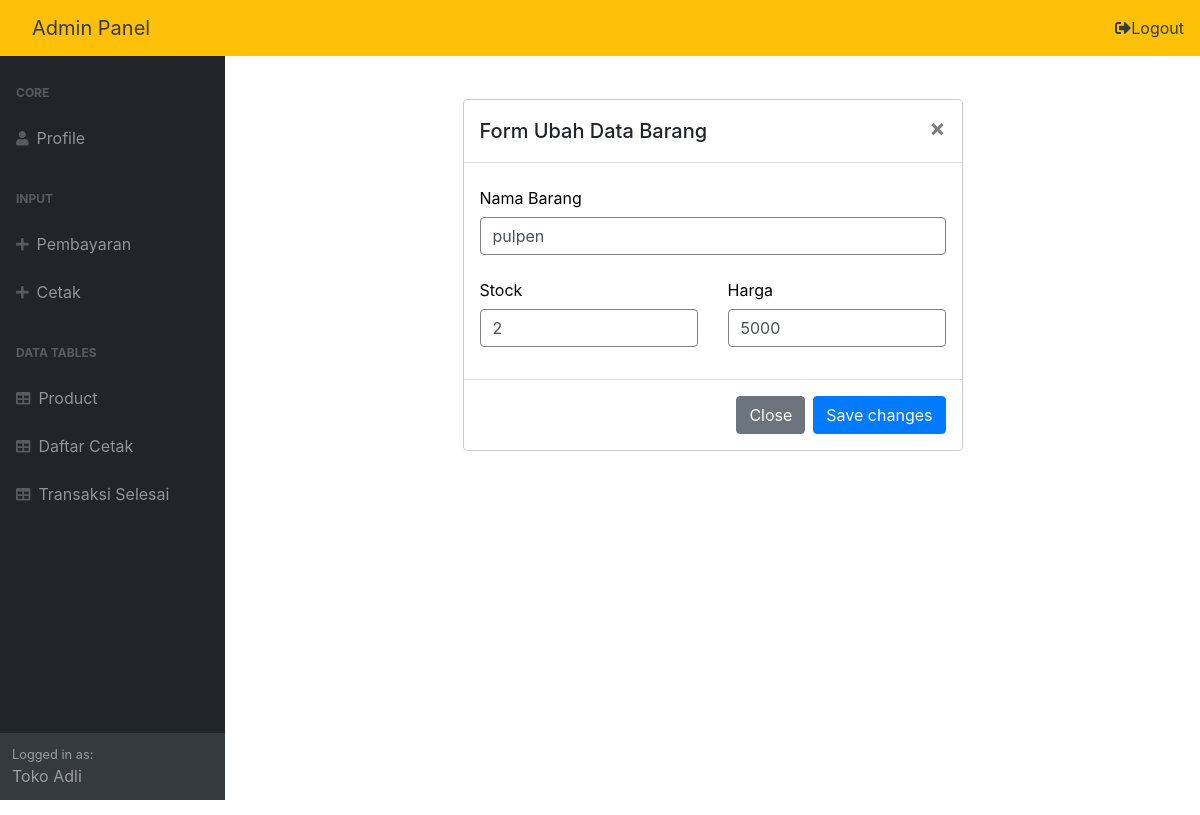
/admin/dashboard.php?id_barang=1&page=ubah (signed in), run on the app's committed database.
### tables this page shows
CREATE TABLE `barang` (
  `id_barang` int(8) NOT NULL,
  `nama_barang` varchar(50) NOT NULL,
  `stock` int(6) NOT NULL,
  `harga` int(16) NOT NULL
);

### function.php (called while the page is built, shortened)
<?php
$conn = mysqli_connect("localhost","root","","percetakan");
function query($query){
	global $conn;
	$result = mysqli_query($conn, $query);
	$rows = [];
	while ( $row = mysqli_fetch_assoc($result) ) {
	    $rows[]= $row;
	}
	return $rows;
}
?>

### admin/ubah.php (the view, shortened to what this page needs)
<?php
include '../function.php';
$id_product = $_GET["id_barang"];
$product = query("SELECT * FROM barang WHERE id_barang = $id_product")[0];
 ?>
 <main>
                <div class="modala fades" id="exampleModal" tabindex="-1" role="dialog" aria-labelledby="exampleModalLabel" aria-hidden="true">
                    <form action="" method="post">
                  <div class="modal-dialog" role="document">
                    <div class="modal-content">
                      <div class="modal-header">
                        <h5 class="modal-title" id="exampleModalLabel">Form Ubah Data Barang</h5>
                        <button type="button" class="close" data-dismiss="modal" aria-label="Close" onclick="document.location.href = 'dashboard.php?page=product';">
                        <span aria-hidden="true">&times;</span>
                        </button>
                      </div>
                      <div class="modal-body">
                        <div class="row">
                          <div class="col-sm-12">
                            <div class="form-group">
                              <label for="nama" class="col-form-label">Nama Barang</label>
                              <input type="text" name="nama" class="form-control" id="nama" value="<?= $product['nama_barang'] ?>">
                            </div>
                          </div>
                        </div>
                        <div class="row">
                          <div class="col-sm-6">
                            <div class="form-group">
                              <label for="stock" class="col-form-label">Stock</label>
                              <input type="text" name="stock" class="form-control" id="stock" value="<?= $product['stock'] ?>">
                            </div>
                          </div>
                          <div class="col-sm-6">
                            <div class="form-group">
                              <label for="harga" class="col-form-label">Harga</label>
                              <input type="text" name="harga" class="form-control" id="harga" value="<?= $product['harga'] ?>">
                            </div>
                          </div>
                        </div>
                      </div>
                      <div class="modal-footer">
                        <button type="button" class="btn btn-secondary" data-dismiss="modal" name="close" onclick="document.location.href = 'dashboard.php?page=product';">Close</button>
                        <button type="submit" class="btn btn-primary" name="submit">Save changes</button>
                      </div>
                    </div>
                  </div>
                </div>
                </main>

### admin/dashboard.php (style rules this page uses)
label { color: black !important; }
input { solid #000; border:1px solid grey !important; }

### data on the page
barang: nama "pulpen", stock "2", harga "5000"
